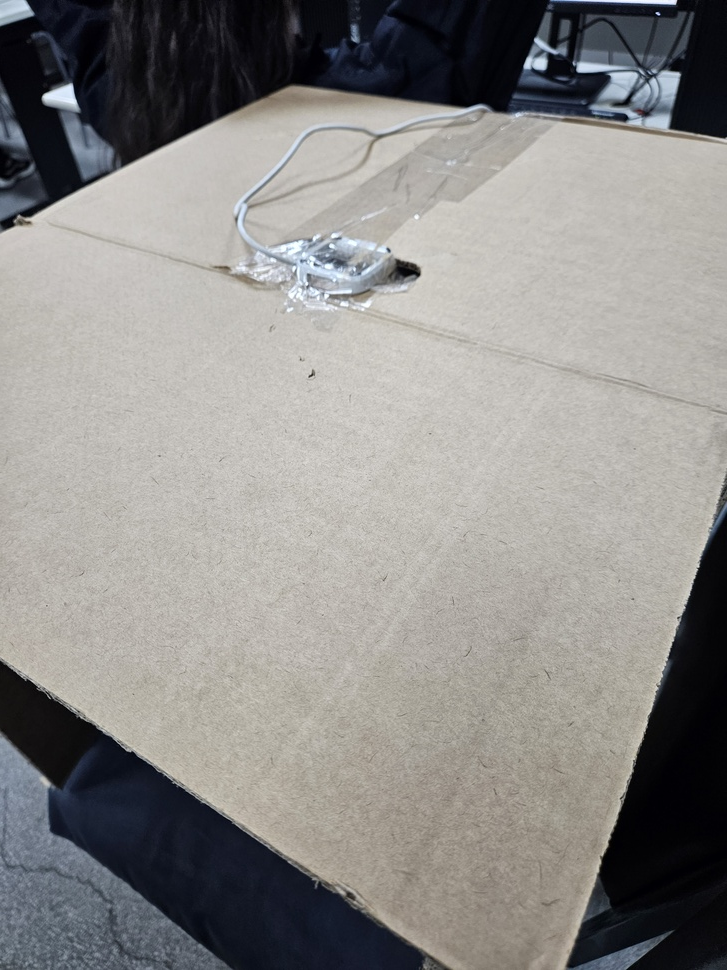
#> input picture Trabalho/img/caixa2.jpg, 727 x 970 px, shrunk from 3000 x 4000 before the run; its folder holds only this picture in this run
$ python -i prepare_dataset.py   (imports and definitions only)
#> lines starting #> are read from the running program, lines starting #| are printed output that depends on the picture; after the words box and inside, x2 and y2 are one past the last pixel; in counts of white or black regions, pixels touching at a corner belong together
#!/usr/bin/env python3
'''
O presente script auxilia na separação e tratamento das imagens tiradas, onde as imagens que estão salvas na pasta raw
são divididas em 80% para treino e 20% para validação.
As bibliotecas extras são o OpenCV (pip install opencv-python) e numpy (pip install numpy), as demais são encontradas
ao baixar o python atualizado normalmente.
Desenvolvedores do projeto:
Gustavo Henrique Germano Ledandeck 11201810786
Caio Vilor Brandão 11201921101
Lucas Pereira De Medeiros
'''
import pathlib
import shutil
import random
import cv2
import numpy as np
import os
from tqdm import tqdm


# Caminho para as imagens obtidas pelo script record_class.py
RAW_DATA_DIR = pathlib.Path("data/raw")
# Caminho para o qual as imagens processadas serão salvas
PROCESSED_DATA_DIR = pathlib.Path("data/processed")
# Divisão Train/validation
TRAIN_VAL_SPLIT = 0.8  # 80% training, 20% validation
# Lista das classes de risco
CLASSES = ["low", "medium", "high", "normal"]
# PADDING sera o valor mostrado de porcentagem de classificação na imagem do objeto detectado.
PADDING = 0.10

def crop_object_from_image(img_path):
    """
    Função que retorna uma imagem cropada
    """
#> called with img_path = '../img/caixa2.jpg'
    frame = cv2.imread(str(img_path))
#> frame is the input picture: shape (970, 727, 3); mean B, G, R 136.7, 139, 140.6
    if frame is None:
        return None

    # Preprocessing
    gray = cv2.cvtColor(frame, cv2.COLOR_BGR2GRAY)
    blurred = cv2.GaussianBlur(gray, (7, 7), 0)
    edged = cv2.Canny(blurred, 30, 150)
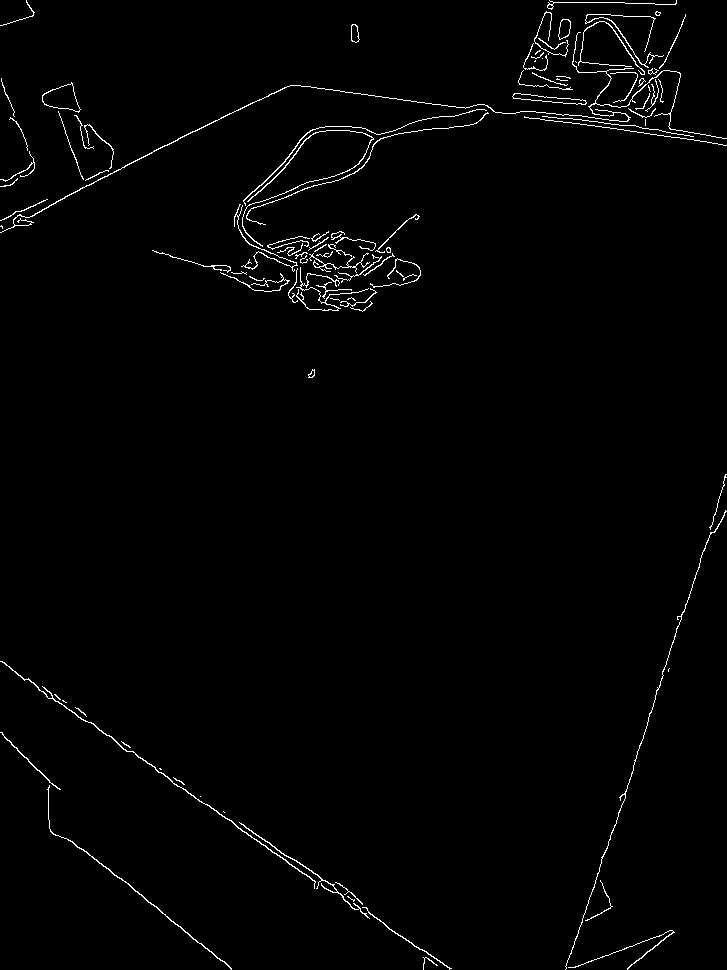
#> edged: shape (970, 727); 1.4% white in thin lines or dots

    # Detecta os cantos
    contours, _ = cv2.findContours(edged.copy(), cv2.RETR_EXTERNAL, cv2.CHAIN_APPROX_SIMPLE)
#> contours = 99 contours, 70 with area under 20; largest, box (x1, y1, x2, y2) and area: (42, 82, 81, 113) 656, (512, 93, 587, 105) 333, (0, 661, 316, 889) 212, (0, 32, 727, 233) 204, (558, 19, 571, 40) 178

    if not contours:
        return None


    main_contour = max(contours, key=cv2.contourArea)
#> main_contour = contour of 61 points, box (x1, y1, x2, y2) (42, 82, 81, 113), area 656
    x, y, w, h = cv2.boundingRect(main_contour)
#> x = 42; y = 82; w = 39; h = 31

    # Aplicando o PADDING na caixa de detecção do oobjeto
    pad_w = int(w * PADDING)
#> pad_w = 3
    pad_h = int(h * PADDING)
#> pad_h = 3
    x1 = max(0, x - pad_w)
#> x1 = 39
    y1 = max(0, y - pad_h)
#> y1 = 79
    x2 = min(frame.shape[1], x + w + pad_w)
#> x2 = 84
    y2 = min(frame.shape[0], y + h + pad_h)
#> y2 = 116

    # Crop da imagem na caixa de detecção
    cropped_img = frame[y1:y2, x1:x2]
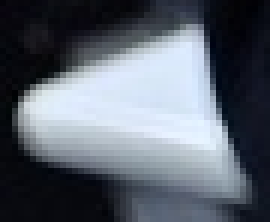
#> cropped_img: shape (37, 45, 3) (shown 6 times larger); mean B, G, R 109.8, 99.4, 92.4
    return cropped_img


# [52 lines left out: function prepare_dataset, not called in this run]

# [2 lines not run here, left out]

>>> result = crop_object_from_image('../img/caixa2.jpg')
